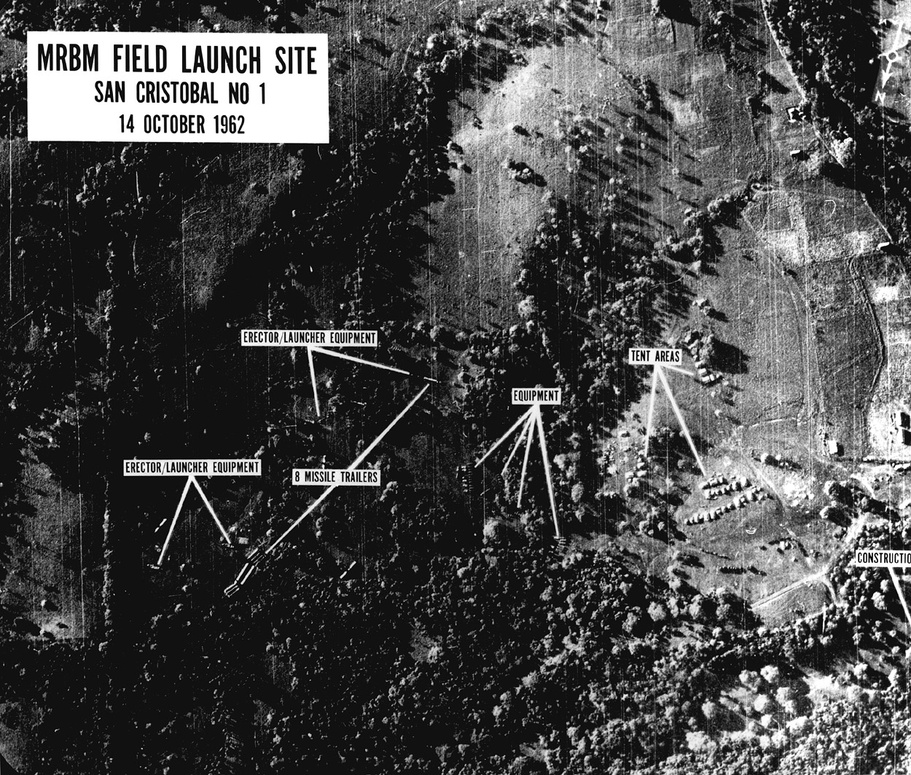
#> input picture PS1/u2cuba.jpg, 911 x 775 px, shrunk from 1250 x 1063 before the run; the run also reads 1 picture not shown here
$ jupyter execute PS1.ipynb   (older library calls are emulated)
#> lines starting #> are read from the running program, lines starting #| are printed output that depends on the picture
### PS1/fitting.py
import numpy as np

def circle(x,y,R,nPoints):
    center = np.array([x,y])
    theta = np.linspace(0,2*np.pi,num=nPoints)
    return center+R*np.array([np.cos(theta),np.sin(theta)]).T

def fitCircle(points):
    """
    Inputs:
    points: Nx2 NumPy array of (x,y) coordinate

    Outputs:
    [cx,cy,R], best fit to circle center and radius
    """
    (nPoints,nCoords) = np.shape(points)
    if nPoints<3:
        print("Error: You need at least 3 points to fit a circle")
        return []
    b = points[:,0]**2+points[:,1]**2
    A = np.concatenate((points,np.ones((nPoints,1))),1)
    results = np.linalg.lstsq(A,b)
    x = results[0]
    cx,cy = x[0]/2,x[1]/2
    R = np.sqrt(x[2]+cx**2+cy**2)
    return [cx,cy,R]

def genData(nPoints,sigma=0.1,outlierFraction=0):
    """
    Inputs:
    nPoints: # of points desired
    sigma: standard deviation of random Gaussian noise,
    outlierFraction: fraction of points drawn from uniform random
     distribution

    Outputs:
    [data,x,y,R]
    data: nPoints x 2 NumPy array of points on the circle (w/noise + outliers)
    x,y: true circle center
    R: true circle radius
    """
    nOutliers = int(np.round(outlierFraction*nPoints))
    nCircle = nPoints-nOutliers

    x = 1-2*np.random.random()
    y = 1-2*np.random.random()
    R = 1+4*np.random.random()

    outlierData = np.array([x,y])+8*R*(np.random.random((nOutliers,2))-0.3)
    circleData = circle(x,y,R,nCircle)+sigma*np.random.randn(nCircle,2)

    data = np.concatenate((outlierData,circleData))
    np.random.shuffle(data)
    return [data,x,y,R]

def randomlySplitData(data,splitSize):
    idx = np.random.permutation(np.shape(data)[0])
    return [data[idx[:splitSize],:],data[idx[splitSize:],:]]

def computeErrors(x,y,R,data):
    return abs(np.linalg.norm(data-[x,y],axis=1)**2-R**2)

def RANSAC(data,maxIter,maxInlierError,fitThresh):
    """
    Inputs:
    data: Nx2 NumPy array of points to fit
    maxIter: number of RANSAC iterations to run
    maxInlierError: max error used to determine if a non-seed point is an
     inlier of the model. Error is measured as abs(dist**2-R**2)
    fitThresh: threshold for deciding whether a model is good; a minimum
     of fitThresh non-seed points must be inliers

    Outputs:
    [x,y,R] best fit center and radius
    """
    seedSize = 3
    [x,y,R,bestError] = [0,0,0,np.inf]

    for idx in range(maxIter):
        [seedSet,nonSeedSet] = randomlySplitData(data,seedSize)
        [cx,cy,cR] = fitCircle(seedSet)
        errors = computeErrors(cx,cy,cR,nonSeedSet)
        inliers = nonSeedSet[errors<=maxInlierError,:]
        if np.size(inliers) >= fitThresh:
            inliers = np.append(seedSet,inliers,axis=0)
            [cx,cy,cR] = fitCircle(inliers)
            totalError = np.sum(computeErrors(cx,cy,cR,inliers))
            if totalError < bestError:
                [x,y,R,bestError] = [cx,cy,cR,totalError]
    return [x,y,R]

### PS1/PS1.ipynb
[cell 1]
import numpy as np
import matplotlib.pyplot as plt
from scipy.misc import imread,imsave
from skimage.feature import match_template
from fitting import circle,fitCircle,genData,RANSAC

**Normalized cross-correlation**

First, we load in a photo and a template of a feature we wish to find. In this case, a sat-photo of a Cuban missile site and a picture of trailers which we want to locate in the image.

[cell 2]
photo = imread('u2cuba.jpg',mode='RGB',flatten=True)
#> photo: shape (775, 911) float32; min 0, max 255, mean 71.5
template = imread('trailer.png',mode='RGB',flatten=True)

[cell 3]
plt.imshow(photo,cmap='gray')
plt.show()

[cell 4]
plt.imshow(template,cmap='gray')
plt.show()
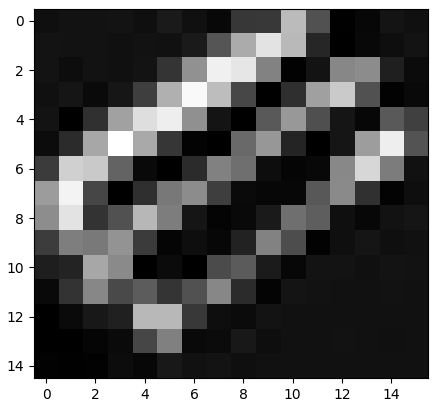
#> figure drawn by matplotlib, 1 panel

Next, we compute the normalized cross-correlation of the template and the image. This *should* result in noticeable peaks at the trailer locations.

[cell 5]
crossCorr = match_template(photo,template,pad_input='True')
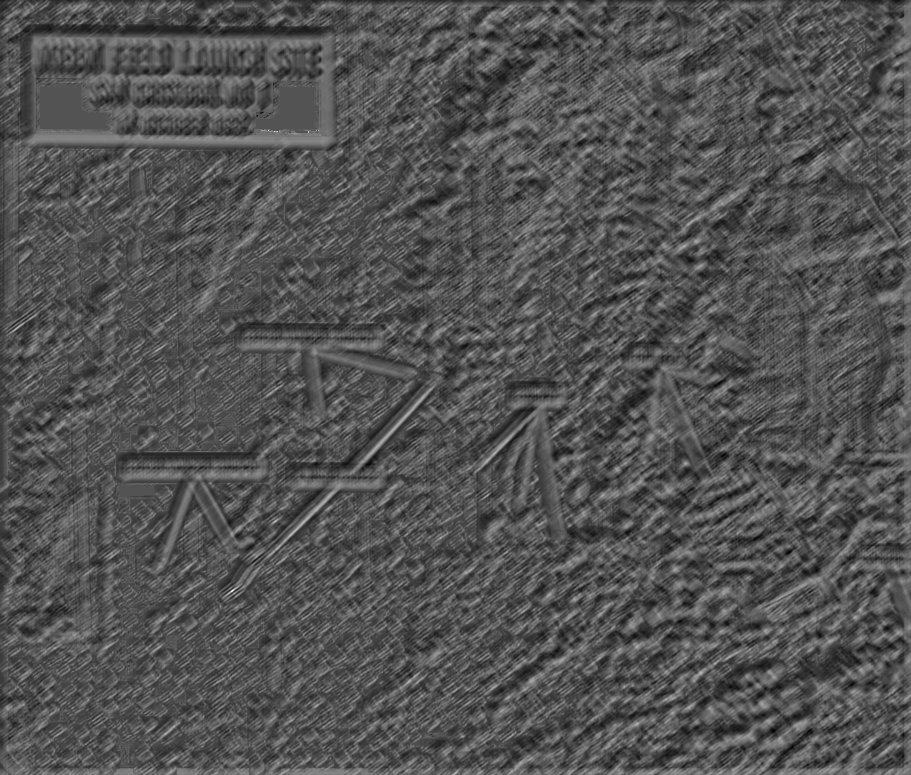
#> crossCorr: shape (775, 911) float32; min -0.456, max 0.93, mean -0.00272; drawn with min black and max white

[cell 6]
plt.imshow(crossCorr,cmap='gray')
plt.show()

Not entirely sure why the trailers aren't showing up as nice peaks in the cross-correlation map. Obviously, there is a lot of noise, since any line with an appropriate slope probably is a reasonable match to the template. Also, you can see noticeable artifacts where there were strong lines parallel to the trailer angle in the photograph. Maybe the template just isn't specific enough?

Next, compute the same correlation, but with a larger template size. In this case, the pixel size of the template is large compared to the pixel size of the actual trailers in the main image.

[cell 7]
largeTemplate = imread('trailerSlightlyBigger.png',mode='RGB',flatten=True)
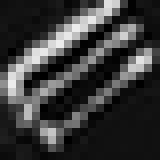
#> input picture PS1/trailerSlightlyBigger.png, 20 x 20 px, shrunk from 28 x 27 before the run (shown 8 times larger)
#> largeTemplate: shape (20, 20) float32; min 0, max 237, mean 57.3

[cell 8]
plt.imshow(largeTemplate,cmap='gray')
plt.show()

[cell 9]
crossCorrLarge = match_template(photo,largeTemplate,pad_input='True')
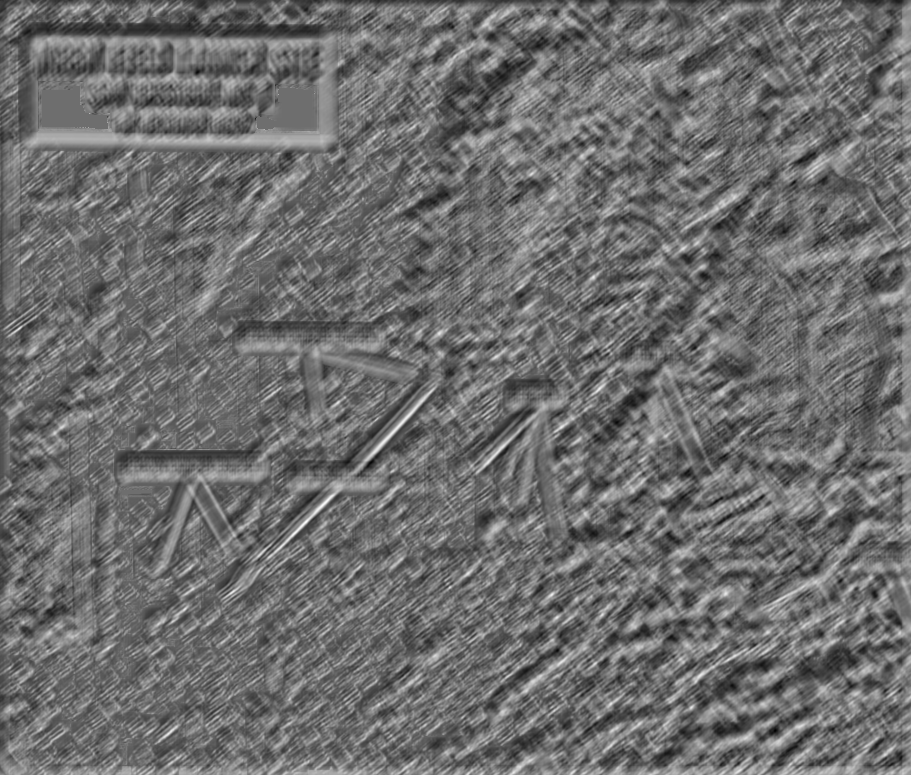
#> crossCorrLarge: shape (775, 911) float32; min -0.443, max 0.578, mean -0.00254; drawn with min black and max white

[cell 10]
plt.imshow(crossCorrLarge,cmap='gray')
plt.show()

**Fitting circles**

Testing a least-squares fit to a circle with perfect data (+ Gaussian noise)

[cell 11]
N = 10
sigma = 0.1
outlier = 0
[data,trueX,trueY,trueR] = genData(N,sigma,outlier)
[cx,cy,R] = fitCircle(data)

circleFit = circle(cx,cy,R,100)
circleTrue = circle(trueX,trueY,trueR,100)

plt.figure(0)
plt.plot(circleFit[:,0],circleFit[:,1],'r')
plt.plot(circleTrue[:,0],circleTrue[:,1],'k')
plt.plot(data[:,0],data[:,1],'k.')
plt.axis('equal')
plt.show()

Now, add 10% outliers and do a least-squares fit. This should look pretty bad.

[cell 12]
outlier = 0.1
[data,trueX,trueY,trueR] = genData(N,sigma,outlier)
[cx,cy,R] = fitCircle(data);

circleFit = circle(cx,cy,R,100)
circleTrue = circle(trueX,trueY,trueR,100)

plt.plot(circleFit[:,0],circleFit[:,1],'r')
plt.plot(circleTrue[:,0],circleTrue[:,1],'k')
plt.plot(data[:,0],data[:,1],'k.')
plt.axis('equal')
plt.show()
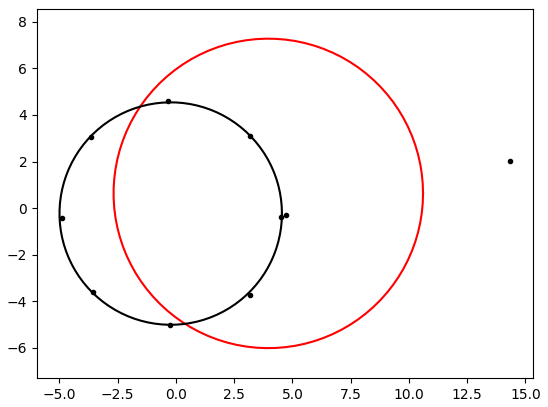
#> figure drawn by matplotlib, 1 panel

**RANSAC for circles**

Repeat all the steps above, but now using RANSAC+least-squares to fit the circles. This should do a reasonable job of fitting the outlier version, but may work less well for the perfect data due to the limitations of RANSAC. For such a small number of points, though, it's probably going to work well.

First, the perfect data...

[cell 13]
outlier = 0
maxIter = 100
maxInlierError = 8
goodFitThresh = 5
[data,trueX,trueY,trueR] = genData(N,sigma,outlier)
[cx,cy,R] = RANSAC(data,maxIter,maxInlierError,goodFitThresh)

circleFit = circle(cx,cy,R,100)
circleTrue = circle(trueX,trueY,trueR,100)

plt.plot(circleFit[:,0],circleFit[:,1],'r')
plt.plot(circleTrue[:,0],circleTrue[:,1],'k')
plt.plot(data[:,0],data[:,1],'k.')
plt.axis('equal')
plt.show()
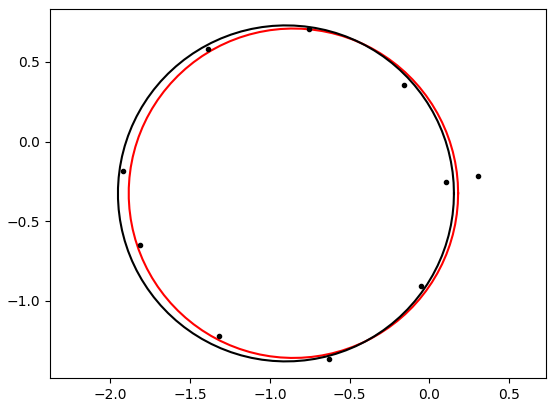
#> figure drawn by matplotlib, 1 panel

Now, the outliers.

[cell 14]
outlier = 0.1
[data,trueX,trueY,trueR] = genData(N,sigma,outlier)
[cx,cy,R] = RANSAC(data,maxIter,maxInlierError,goodFitThresh)

circleFit = circle(cx,cy,R,100)
circleTrue = circle(trueX,trueY,trueR,100)

plt.plot(circleFit[:,0],circleFit[:,1],'r')
plt.plot(circleTrue[:,0],circleTrue[:,1],'k')
plt.plot(data[:,0],data[:,1],'k.')
plt.axis('equal')
plt.show()
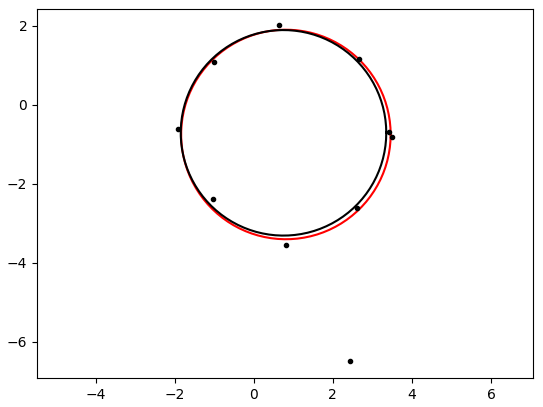
#> figure drawn by matplotlib, 1 panel

Now, let's test *N* = 1000 points instead of 10.

[cell 15]
N = 1000
outlier = 0
[data,trueX,trueY,trueR] = genData(N,sigma,outlier)
[cx,cy,R] = RANSAC(data,maxIter,maxInlierError,goodFitThresh)

circleFit = circle(cx,cy,R,100)
circleTrue = circle(trueX,trueY,trueR,100)

plt.plot(circleFit[:,0],circleFit[:,1],'r')
plt.plot(circleTrue[:,0],circleTrue[:,1],'k')
plt.plot(data[:,0],data[:,1],'k.')
plt.axis('equal')
plt.show()
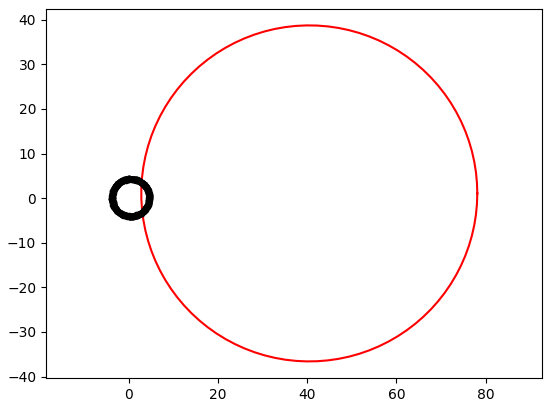
#> figure drawn by matplotlib, 1 panel

Ew. I think I see the problem here. For each random model, we only pick 3 points, and the high density of points means that those are not likely to be 3 which give a good model fit. However, since our error threshold is so high and required number of good points is so low, we probably always count it as a "good" model anyway, and over the number of iterations we have we end up picking the least bad option, which is not necessarily good. What if we reduce the maximum inlier error threshold while increasing the number of points necessary to count as a good fit?

[cell 16]
maxIter = 100
maxInlierError = 0.08
goodFitThresh = 500
[data,trueX,trueY,trueR] = genData(N,sigma,outlier)
[cx,cy,R] = RANSAC(data,maxIter,maxInlierError,goodFitThresh)

circleFit = circle(cx,cy,R,100)
circleTrue = circle(trueX,trueY,trueR,100)

plt.plot(circleFit[:,0],circleFit[:,1],'r')
plt.plot(circleTrue[:,0],circleTrue[:,1],'k')
plt.plot(data[:,0],data[:,1],'k.')
plt.axis('equal')
plt.show()
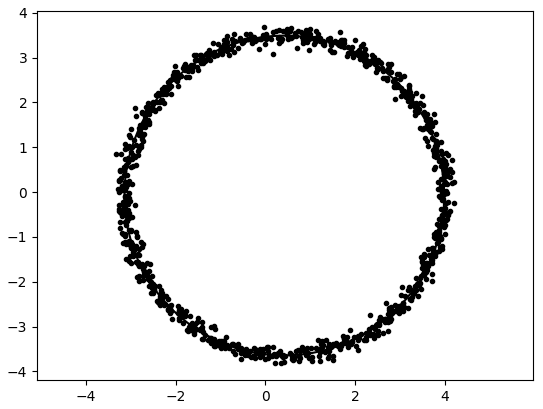
#> figure drawn by matplotlib, 1 panel

Better! How about outliers?

[cell 17]
outlier = 0.1
[data,trueX,trueY,trueR] = genData(N,sigma,outlier)
[cx,cy,R] = RANSAC(data,maxIter,maxInlierError,goodFitThresh)

circleFit = circle(cx,cy,R,100)
circleTrue = circle(trueX,trueY,trueR,100)

plt.plot(circleFit[:,0],circleFit[:,1],'r')
plt.plot(circleTrue[:,0],circleTrue[:,1],'k')
plt.plot(data[:,0],data[:,1],'k.')
plt.axis('equal')
plt.show()
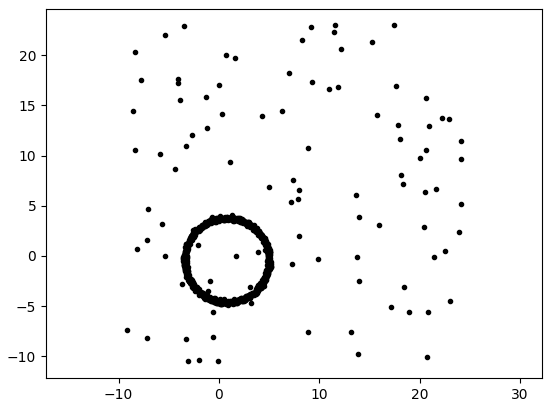
#> figure drawn by matplotlib, 1 panel
